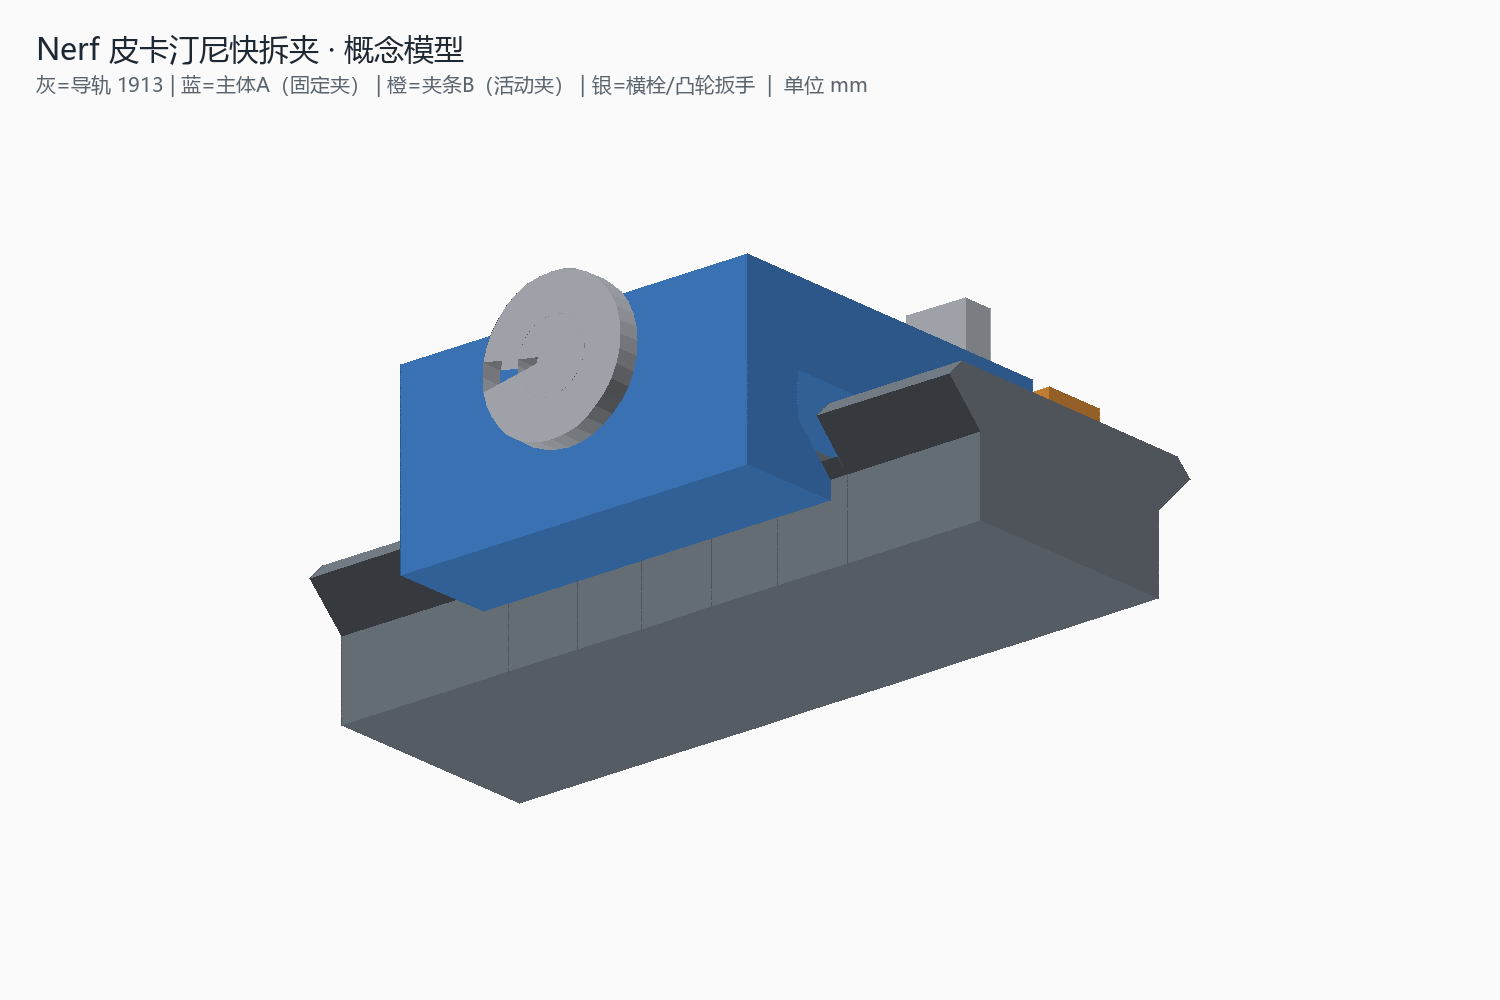

Write Python code to recreate this figure.
# -*- coding: utf-8 -*-
"""Nerf 用皮卡汀尼快拆夹 —— 概念模型 + 渲染（纯 Python，无需 CAD 内核）。

坐标系（mm）：X 沿导轨，Y 横跨导轨，Z 向上，z=0 为导轨底面。

输出：
    model_concept.png   等轴测视图 + 剖面视图
    model_concept.stl   装配体网格（仅供查看，未开螺栓孔）
"""
import math
import os
import numpy as np
from PIL import Image, ImageDraw, ImageFont

OUT = os.path.dirname(os.path.abspath(__file__))

# ---------------------------------------------------------------- 导轨剖面
W_TOP, W_MAX, W_BASE, H = 19.00, 21.20, 15.67, 9.32
Z_CROWN = H - (W_MAX - W_TOP) / 2          # 8.22
Z_DOVE = Z_CROWN - (W_MAX - W_BASE) / 2    # 5.455

RAIL = [(-W_TOP / 2, H), (W_TOP / 2, H), (W_MAX / 2, Z_CROWN), (W_BASE / 2, Z_DOVE),
        (W_BASE / 2, 0.0), (-W_BASE / 2, 0.0), (-W_BASE / 2, Z_DOVE), (-W_MAX / 2, Z_CROWN)]


def offset_poly(pts, d):
    n = len(pts)
    area = sum(pts[i][0] * pts[(i + 1) % n][1] - pts[(i + 1) % n][0] * pts[i][1] for i in range(n))
    cw = area < 0
    lines = []
    for i in range(n):
        (x1, y1), (x2, y2) = pts[i], pts[(i + 1) % n]
        dx, dy = x2 - x1, y2 - y1
        L = math.hypot(dx, dy)
        nx, ny = ((-dy / L, dx / L) if cw else (dy / L, -dx / L))
        lines.append(((x1 + nx * d, y1 + ny * d), (dx, dy)))
    out = []
    for i in range(n):
        p1, d1 = lines[i - 1]
        p2, d2 = lines[i]
        den = d1[0] * d2[1] - d1[1] * d2[0]
        if abs(den) < 1e-9:
            out.append(p2)
            continue
        t = ((p2[0] - p1[0]) * d2[1] - (p2[1] - p1[1]) * d2[0]) / den
        out.append((p1[0] + d1[0] * t, p1[1] + d1[1] * t))
    return out


CAV = offset_poly(RAIL, 0.35)   # 0 顶 1 右上角 2 右脊 3 右燕尾底 4 右下 5 左下 6 左燕尾底 7 左脊
crownL, doveL = CAV[7], CAV[6]
crownR, doveR = CAV[2], CAV[3]


# ---------------------------------------------------------------- 网格构造
def tri_poly(pts2d, a, b, yz=True):
    """把凸多边形（可非凸则先扇形）沿 X 从 a 到 b 拉伸，返回三角形列表。"""
    return extrude(pts2d, a, b, yz=True)


def _earclip(poly):
    """耳切三角化（简单多边形，逆时针/顺时针均可）。"""
    pts = list(poly)
    n = len(pts)
    area = sum(pts[i][0] * pts[(i + 1) % n][1] - pts[(i + 1) % n][0] * pts[i][1] for i in range(n))
    if area < 0:
        pts.reverse()
    idx = list(range(len(pts)))
    tris = []
    guard = 0
    while len(idx) > 3 and guard < 10000:
        guard += 1
        ear = False
        for k in range(len(idx)):
            i0, i1, i2 = idx[k - 1], idx[k], idx[(k + 1) % len(idx)]
            a, b, c = pts[i0], pts[i1], pts[i2]
            cross = (b[0] - a[0]) * (c[1] - a[1]) - (b[1] - a[1]) * (c[0] - a[0])
            if cross <= 1e-12:
                continue
            ok = True
            for j in idx:
                if j in (i0, i1, i2):
                    continue
                p = pts[j]
                d1 = (b[0] - a[0]) * (p[1] - a[1]) - (b[1] - a[1]) * (p[0] - a[0])
                d2 = (c[0] - b[0]) * (p[1] - b[1]) - (c[1] - b[1]) * (p[0] - b[0])
                d3 = (a[0] - c[0]) * (p[1] - c[1]) - (a[1] - c[1]) * (p[0] - c[0])
                if d1 >= 0 and d2 >= 0 and d3 >= 0:
                    ok = False
                    break
            if ok:
                tris.append((pts[i0], pts[i1], pts[i2]))
                idx.pop(k)
                ear = True
                break
        if not ear:
            break
    if len(idx) == 3:
        tris.append((pts[idx[0]], pts[idx[1]], pts[idx[2]]))
    return tris


def extrude(poly, a, b):
    """多边形在 YZ 平面，沿 X 拉伸 a..b，返回 (n,3,3) 三角形数组。"""
    tris2d = _earclip(poly)
    out = []
    for (p, q, r) in tris2d:
        out.append([(a, p[0], p[1]), (a, q[0], q[1]), (a, r[0], r[1])])
        out.append([(b, r[0], r[1]), (b, q[0], q[1]), (b, p[0], p[1])])
    n = len(poly)
    for i in range(n):
        (y1, z1), (y2, z2) = poly[i], poly[(i + 1) % n]
        out.append([(a, y1, z1), (a, y2, z2), (b, y2, z2)])
        out.append([(a, y1, z1), (b, y2, z2), (b, y1, z1)])
    return np.array(out, dtype=float)


def cylinder(cx, cz, cy0, cy1, r, seg=40):
    """沿 Y 轴的圆柱。"""
    out = []
    ring = [(cx + r * math.cos(2 * math.pi * i / seg), cz + r * math.sin(2 * math.pi * i / seg))
            for i in range(seg)]
    for i in range(seg):
        x1, z1 = ring[i]
        x2, z2 = ring[(i + 1) % seg]
        out.append([(x1, cy0, z1), (x2, cy0, z2), (x2, cy1, z2)])
        out.append([(x1, cy0, z1), (x2, cy1, z2), (x1, cy1, z1)])
    for i in range(1, seg - 1):
        out.append([(cx, cy0, cz), (ring[i][0], cy0, ring[i][1]), (ring[i + 1][0], cy0, ring[i + 1][1])])
        out.append([(cx, cy1, cz), (ring[i + 1][0], cy1, ring[i + 1][1]), (ring[i][0], cy1, ring[i][1])])
    return np.array(out, dtype=float)


def box(x0, x1, y0, y1, z0, z1):
    p = [(x0, y0, z0), (x1, y0, z0), (x1, y1, z0), (x0, y1, z0),
         (x0, y0, z1), (x1, y0, z1), (x1, y1, z1), (x0, y1, z1)]
    f = [(0, 3, 2), (0, 2, 1), (4, 5, 6), (4, 6, 7), (0, 1, 5), (0, 5, 4),
         (1, 2, 6), (1, 6, 5), (2, 3, 7), (2, 7, 6), (3, 0, 4), (3, 4, 7)]
    return np.array([[p[i] for i in t] for t in f], dtype=float)


# ---------------------------------------------------------------- 零件
L0, L1 = -13.0, 13.0

# 主体 A：左侧固定夹 + 顶部横梁
A_poly = [(-15.5, 17), (9.6, 17), (9.6, 11.2), (crownL[0], 11.2), crownL, doveL,
          (doveL[0], 4), (-15.5, 4)]
A = extrude(A_poly, L0, L1)

# 夹条 B：右侧活动夹
B_poly = [(crownR[0], 17), (15.5, 17), (15.5, 5), (doveR[0], 5), doveR, crownR]
B = extrude(B_poly, L0, L1)

# 导轨：带槽，X 方向 -32..32
SLOT_D = 3.00
Z_SLOT = H - SLOT_D                      # 6.32
half_at_slot = W_BASE / 2 + (Z_SLOT - Z_DOVE)   # 该高度处的半宽
RAIL_CLIP = [(-half_at_slot, Z_SLOT), (half_at_slot, Z_SLOT),
             (W_BASE / 2, Z_DOVE), (W_BASE / 2, 0.0),
             (-W_BASE / 2, 0.0), (-W_BASE / 2, Z_DOVE)]

slots = [(-14.0, -8.77), (-3.76, 1.47), (6.25, 11.48)]
rail_tris = []
seg_start = -24.0
for (s0, s1) in slots:
    rail_tris.append(extrude(RAIL, seg_start, s0))     # 槽间实心段
    rail_tris.append(extrude(RAIL_CLIP, s0, s1))       # 槽底
    seg_start = s1
rail_tris.append(extrude(RAIL, seg_start, 24.0))
RAIL_MESH = np.concatenate(rail_tris, axis=0)

# 螺栓 + 凸轮扳手（全部按 Y 轴）
bolt = cylinder(0, 13.5, -17.5, 19.5, 2.5, 36)
washer = cylinder(0, 13.5, -17.5, -16.0, 5.2, 36)
cam = cylinder(0, 13.5, 16.0, 19.0, 4.6, 36)
lever = box(-2.2, 2.2, 16.4, 18.6, 17.2, 27.0)  # 简化扳手把
HARDWARE = np.concatenate([bolt, washer, cam, lever], axis=0)

PARTS = [
    ("rail", RAIL_MESH, (128, 138, 148)),
    ("body", A, (74, 144, 226)),
    ("bar", B, (245, 158, 66)),
    ("hw", HARDWARE, (200, 205, 212)),
]


# ---------------------------------------------------------------- 渲染
def render(parts, W=1500, Hh=1000, scale=17.5, title="", subtitle=""):
    img = Image.new("RGB", (W, Hh), (250, 250, 251))
    zbuf = np.full((Hh, W), 1e18, dtype=np.float64)  # 固定二维缓冲
    buf = np.zeros((Hh, W, 3), dtype=np.uint8) + 250

    eye = np.array([1.15, 1.35, 0.72])
    eye = eye / np.linalg.norm(eye)
    up = np.array([0.0, 0.0, 1.0])
    right = np.cross(up, eye)
    right /= np.linalg.norm(right)
    up2 = np.cross(eye, right)

    center = np.array([0.0, 0.0, 10.0])
    light = np.array([-0.45, -0.75, 0.55])
    light /= np.linalg.norm(light)

    for name, tris, color in parts:
        if tris is None or len(tris) == 0:
            continue
        v = tris - center
        sx = v.dot(right)
        sy = v.dot(up2)
        depth = v.dot(eye)
        px = (W / 2 + sx * scale).astype(int)
        py = (Hh / 2 - sy * scale).astype(int)
        n = np.cross(tris[:, 1] - tris[:, 0], tris[:, 2] - tris[:, 0])
        nl = np.linalg.norm(n, axis=1)
        nl[nl == 0] = 1
        n = n / nl[:, None]
        shade = np.abs(n.dot(light)) * 0.62 + 0.34
        for t in range(len(tris)):
            x = px[t]
            y = py[t]
            d = depth[t]
            x0, x1 = x.min(), x.max()
            y0, y1 = y.min(), y.max()
            if x1 < 0 or y1 < 0 or x0 >= W or y0 >= Hh:
                continue
            x0, x1 = max(0, x0), min(W - 1, x1)
            y0, y1 = max(0, y0), min(Hh - 1, y1)
            if x1 < x0 or y1 < y0:
                continue
            ax, ay = x[0], y[0]
            bx, by = x[1], y[1]
            cx, cy = x[2], y[2]
            den = (by - cy) * (ax - cx) + (cx - bx) * (ay - cy)
            if abs(den) < 1e-12:
                continue
            gy, gx = np.mgrid[y0:y1 + 1, x0:x1 + 1]
            w0 = ((by - cy) * (gx - cx) + (cx - bx) * (gy - cy)) / den
            w1 = ((cy - ay) * (gx - cx) + (ax - cx) * (gy - cy)) / den
            w2 = 1 - w0 - w1
            mask = (w0 >= -1e-6) & (w1 >= -1e-6) & (w2 >= -1e-6)
            if not mask.any():
                continue
            zz = w0 * d[0] + w1 * d[1] + w2 * d[2]
            sub = zbuf[y0:y1 + 1, x0:x1 + 1]
            upd = mask & (zz < sub)
            if not upd.any():
                continue
            sub[upd] = zz[upd]
            c = np.array(color) * shade[t]
            buf[y0:y1 + 1, x0:x1 + 1][upd] = np.clip(c, 0, 255).astype(np.uint8)

    img = Image.fromarray(buf)
    d = ImageDraw.Draw(img)
    try:
        f1 = ImageFont.truetype(r"C:\Windows\Fonts\msyh.ttc", 30)
        f2 = ImageFont.truetype(r"C:\Windows\Fonts\msyh.ttc", 20)
    except Exception:
        f1 = f2 = ImageFont.load_default()
    d.text((36, 28), title, font=f1, fill=(30, 40, 50))
    d.text((36, 70), subtitle, font=f2, fill=(90, 100, 110))
    return img


sub = ("灰=导轨 1913 | 蓝=主体A（固定夹） | 橙=夹条B（活动夹） | 银=横栓/凸轮扳手  |  单位 mm")
img = render(PARTS, title="Nerf 皮卡汀尼快拆夹 · 概念模型", subtitle=sub)
img.save(os.path.join(OUT, "model_concept.png"))
print("render ok")

# STL（装配体，仅供查看）
def to_stl(path, parts):
    tri = np.concatenate([p[1] for p in parts if p[1] is not None], axis=0)
    with open(path, "w", encoding="ascii") as f:
        f.write("solid concept\n")
        for t in tri:
            n = np.cross(t[1] - t[0], t[2] - t[0])
            l = np.linalg.norm(n)
            n = n / l if l else n
            f.write("facet normal %.4f %.4f %.4f\n outer loop\n" % tuple(n))
            for v in t:
                f.write("  vertex %.4f %.4f %.4f\n" % tuple(v))
            f.write(" endloop\nendfacet\n")
        f.write("endsolid concept\n")


to_stl(os.path.join(OUT, "model_concept.stl"), PARTS)
print("stl ok")
